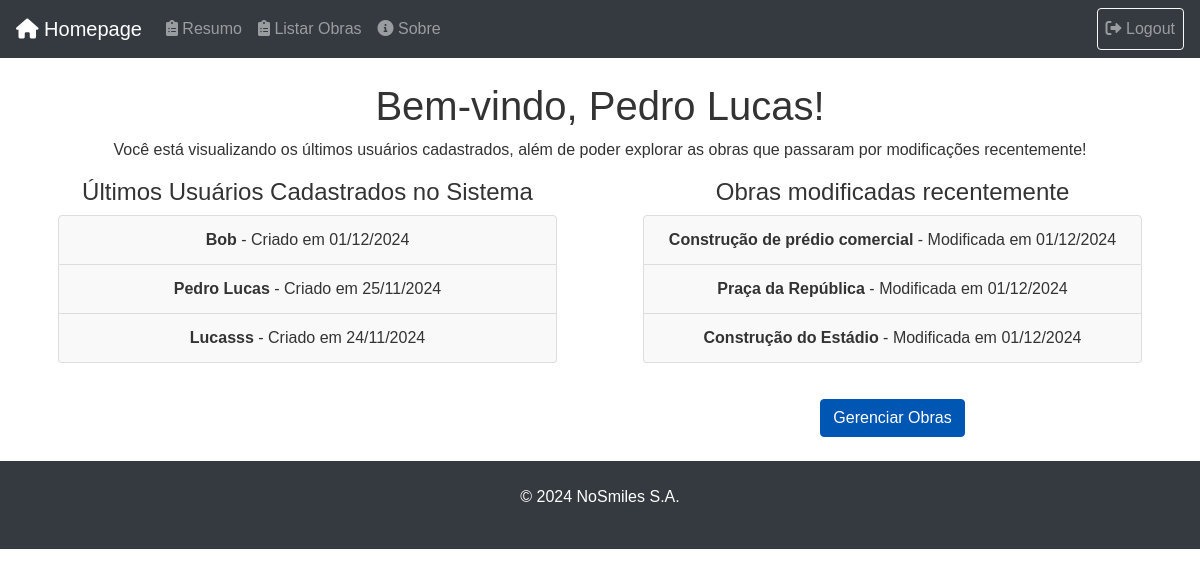
Screenshot of /resumo/ (signed in) with the database file from the repository.
### obras/models.py (models this page shows, shortened)
class Obra(models.Model):
    nome = models.CharField(max_length=200)
    engenheiro_responsavel = models.ForeignKey(engineerModel, on_delete=models.CASCADE, related_name="obras")
    ativo = models.BooleanField(default=True)
    cep = models.CharField(max_length=9)
    logradouro = models.CharField(max_length=200)
    numero = models.CharField(max_length=50)
    bairro = models.CharField(max_length=100)
    municipio = models.CharField(max_length=100)
    estado = models.CharField(max_length=50)
    complemento = models.CharField(max_length=200, null=True, blank=True)
    observacoes = models.TextField(null=True, blank=True)
    data_criacao = models.DateTimeField(auto_now_add=True)
    data_modificacao = models.DateTimeField(auto_now=True)

### home/views.py (the view)
# urls.py: path('resumo/',views.resumo_view,name = 'home_resumo'),
def resumo_view(request):
    ultimos_usuarios = User.objects.order_by('-date_joined')[:3]
    ultimas_obras = Obra.objects.order_by('-data_modificacao')[:3]
    return render(request, 'home/resumo.html', {
        'ultimos_usuarios': ultimos_usuarios,
        'ultimas_obras': ultimas_obras,
    })

### home/templates/home/resumo.html (shortened to what this page needs)
{% extends 'base.html' %}
{% block content %}
<div class="container text-center">
    <h1>Bem-vindo, {{ user.username }}!</h1>
    <p>Você está visualizando os últimos usuários cadastrados, além de poder explorar as obras que passaram por modificações recentemente!</p>
    <div class="row">
        <div class="col-md-6">
            <h4>Últimos Usuários Cadastrados no Sistema</h4>
            <ul class="list-group">
                {% for usuario in ultimos_usuarios %}
                    <li class="list-group-item">
                        <strong>{{ usuario.username }}</strong> - Criado em {{ usuario.date_joined|date:"d/m/Y" }}
                    </li>
                {% endfor %}
            </ul>
        </div>
        <div class="col-md-6">
            <h4>Obras modificadas recentemente</h4>
            <ul class="list-group">
                {% for obra in ultimas_obras %}
                    <li class="list-group-item">
                        <strong>{{ obra.nome }}</strong> - Modificada em {{ obra.data_modificacao|date:"d/m/Y" }}
                    </li>
                {% endfor %}
            </ul>
            <a href="{% url 'obras:listar_obras' %}" class="btn btn-primary mt-3">Gerenciar Obras</a>
        </div>
    </div>
</div>
{% endblock %}

### static/css/style.css (style rules this page uses)
body { font-family: 'Arial', sans-serif; color: #333; }
.container { max-width: 1200px; }
.btn-primary { background-color: #007bff; border-color: #007bff; }
.list-group { max-width: 90%; margin: auto; margin-bottom: 20px; }
.list-group-item { background-color: #f9f9f9; border: 1px solid #ddd; }
.btn-primary { background-color: #0056b3; border-color: #0056b3; }

### rows the page displays
Obra: nome "Construção de prédio comercial", data_modificacao "01/12/2024"
Obra: nome "Praça da República", data_modificacao "01/12/2024"
Obra: nome "Construção do Estádio", data_modificacao "01/12/2024"

### other values shown
{{ user.username }} "Pedro Lucas"
{{ usuario.username }} "Bob"
{{ usuario.date_joined|date:"d/m/Y" }} "01/12/2024"
{{ usuario.username }} "Pedro Lucas"
{{ usuario.date_joined|date:"d/m/Y" }} "25/11/2024"
{{ usuario.username }} "Lucasss"
{{ usuario.date_joined|date:"d/m/Y" }} "24/11/2024"
